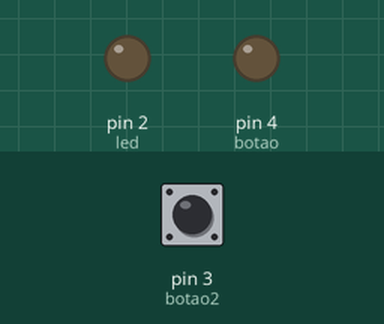
The sketch below on a simulated Arduino Uno, built with avr-gcc and run on an emulated ATmega328P. Shown: output pins drawn as LEDs (lit = HIGH). Inputs (shaded band) come from the test bench; at power-on: pin 3 (botao2) LOW.

Above: at 1.2 s.
1.3 s: pin 3 (botao2) pulled HIGH for 0.15 s
At 1.37 s:
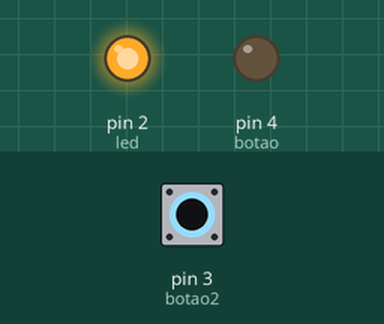
2.9 s: pin 3 (botao2) pulled HIGH for 3.2 s
At 6.9 s:
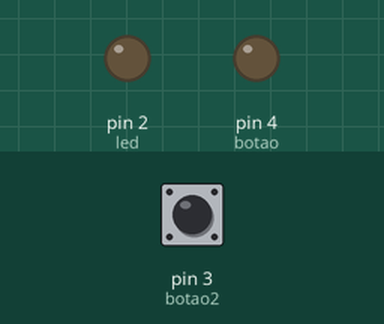
Timing chart, 0 to 8.4 s (numbered marks = the images above; inputs shaded):
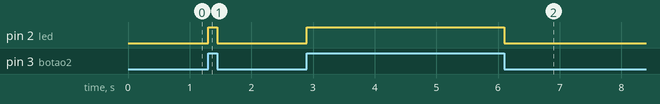

The sketch:

Semana3_Desafio5_OR.ino
```cpp
int led = 2;
int botao = 4; //primeiro botao
int botao2 = 3; //segundo botao
int estado = 0;
int estado2 = 0;

void setup()
{
  pinMode(led,OUTPUT);
  pinMode(botao,INPUT);
  pinMode(botao, OUTPUT);
}

void loop()
{
  estado = digitalRead(botao);
  estado2 = digitalRead(botao2);

  if (estado == HIGH || estado2 == HIGH)
  {
 	 digitalWrite(led, HIGH);
  }

  else
  {
     digitalWrite(led, LOW);
  }
}
```

Measured:
- after the input at 1.3 s, pin 2 (led): LOW → HIGH at once, → LOW 0.15 s later
- after the input at 2.9 s, pin 2 (led): LOW → HIGH at once, → LOW 3.2 s later
